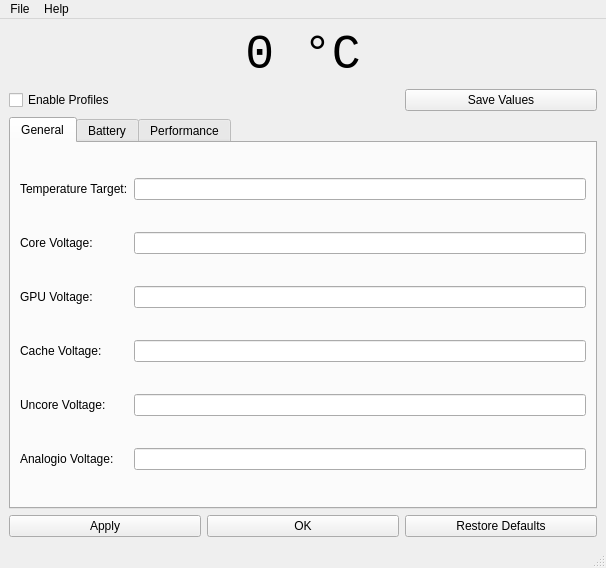
<?xml version="1.0" encoding="UTF-8"?>
<ui version="4.0">
 <class>MainWindow</class>
 <widget class="QMainWindow" name="MainWindow">
  <property name="geometry">
   <rect>
    <x>0</x>
    <y>0</y>
    <width>606</width>
    <height>568</height>
   </rect>
  </property>
  <property name="windowTitle">
   <string>Voltorb</string>
  </property>
  <widget class="QWidget" name="centralwidget">
   <layout class="QGridLayout" name="gridLayout">
    <item row="4" column="1">
     <widget class="QPushButton" name="btnOK">
      <property name="text">
       <string>OK</string>
      </property>
     </widget>
    </item>
    <item row="4" column="0">
     <widget class="QPushButton" name="btnApply">
      <property name="text">
       <string>Apply</string>
      </property>
     </widget>
    </item>
    <item row="1" column="0">
     <widget class="QCheckBox" name="checkBoxProfile">
      <property name="text">
       <string>Enable Profiles</string>
      </property>
     </widget>
    </item>
    <item row="0" column="0" colspan="3">
     <widget class="QLabel" name="lblTemp">
      <property name="font">
       <font>
        <family>Monospace</family>
        <pointsize>36</pointsize>
       </font>
      </property>
      <property name="text">
       <string>0 °C</string>
      </property>
      <property name="alignment">
       <set>Qt::AlignCenter</set>
      </property>
     </widget>
    </item>
    <item row="4" column="2">
     <widget class="QPushButton" name="btnReset">
      <property name="text">
       <string>Restore Defaults</string>
      </property>
     </widget>
    </item>
    <item row="3" column="0" colspan="3">
     <widget class="QTabWidget" name="tabWidget">
      <property name="enabled">
       <bool>true</bool>
      </property>
      <property name="currentIndex">
       <number>0</number>
      </property>
      <widget class="QWidget" name="tabGeneral">
       <attribute name="title">
        <string>General</string>
       </attribute>
       <layout class="QGridLayout" name="gridLayout_2">
        <item row="0" column="0">
         <widget class="QLabel" name="label">
          <property name="text">
           <string>Temperature Target:</string>
          </property>
         </widget>
        </item>
        <item row="0" column="1">
         <widget class="QLineEdit" name="txtTemp"/>
        </item>
        <item row="1" column="0">
         <widget class="QLabel" name="label_2">
          <property name="text">
           <string>Core Voltage:</string>
          </property>
         </widget>
        </item>
        <item row="1" column="1">
         <widget class="QLineEdit" name="txtCore"/>
        </item>
        <item row="2" column="0">
         <widget class="QLabel" name="label_3">
          <property name="text">
           <string>GPU Voltage:</string>
          </property>
         </widget>
        </item>
        <item row="2" column="1">
         <widget class="QLineEdit" name="txtGPU"/>
        </item>
        <item row="3" column="0">
         <widget class="QLabel" name="label_4">
          <property name="text">
           <string>Cache Voltage:</string>
          </property>
         </widget>
        </item>
        <item row="3" column="1">
         <widget class="QLineEdit" name="txtCache"/>
        </item>
        <item row="4" column="0">
         <widget class="QLabel" name="label_5">
          <property name="text">
           <string>Uncore Voltage:</string>
          </property>
         </widget>
        </item>
        <item row="4" column="1">
         <widget class="QLineEdit" name="txtUncore"/>
        </item>
        <item row="5" column="0">
         <widget class="QLabel" name="label_6">
          <property name="text">
           <string>Analogio Voltage:</string>
          </property>
         </widget>
        </item>
        <item row="5" column="1">
         <widget class="QLineEdit" name="txtAna"/>
        </item>
       </layout>
      </widget>
      <widget class="QWidget" name="tabBattery">
       <attribute name="title">
        <string>Battery</string>
       </attribute>
       <layout class="QGridLayout" name="gridLayout_4">
        <item row="0" column="0">
         <widget class="QLabel" name="label_7">
          <property name="text">
           <string>Temperature Target:</string>
          </property>
         </widget>
        </item>
        <item row="0" column="1">
         <widget class="QLineEdit" name="txtTemp_2"/>
        </item>
        <item row="1" column="0">
         <widget class="QLabel" name="label_9">
          <property name="text">
           <string>Core Voltage:</string>
          </property>
         </widget>
        </item>
        <item row="1" column="1">
         <widget class="QLineEdit" name="txtCore_2"/>
        </item>
        <item row="2" column="0">
         <widget class="QLabel" name="label_11">
          <property name="text">
           <string>GPU Voltage:</string>
          </property>
         </widget>
        </item>
        <item row="2" column="1">
         <widget class="QLineEdit" name="txtGPU_2"/>
        </item>
        <item row="3" column="0">
         <widget class="QLabel" name="label_13">
          <property name="text">
           <string>Cache Voltage:</string>
          </property>
         </widget>
        </item>
        <item row="3" column="1">
         <widget class="QLineEdit" name="txtCache_2"/>
        </item>
        <item row="4" column="0">
         <widget class="QLabel" name="label_15">
          <property name="text">
           <string>Uncore Voltage:</string>
          </property>
         </widget>
        </item>
        <item row="4" column="1">
         <widget class="QLineEdit" name="txtUncore_2"/>
        </item>
        <item row="5" column="0">
         <widget class="QLabel" name="label_17">
          <property name="text">
           <string>Analogio Voltage:</string>
          </property>
         </widget>
        </item>
        <item row="5" column="1">
         <widget class="QLineEdit" name="txtAna_2"/>
        </item>
       </layout>
      </widget>
      <widget class="QWidget" name="tabPerf">
       <attribute name="title">
        <string>Performance</string>
       </attribute>
       <layout class="QGridLayout" name="gridLayout_3">
        <item row="0" column="0">
         <widget class="QLabel" name="label_8">
          <property name="text">
           <string>Temperature Target:</string>
          </property>
         </widget>
        </item>
        <item row="0" column="1">
         <widget class="QLineEdit" name="txtTemp_3"/>
        </item>
        <item row="1" column="0">
         <widget class="QLabel" name="label_10">
          <property name="text">
           <string>Core Voltage:</string>
          </property>
         </widget>
        </item>
        <item row="1" column="1">
         <widget class="QLineEdit" name="txtCore_3"/>
        </item>
        <item row="2" column="0">
         <widget class="QLabel" name="label_12">
          <property name="text">
           <string>GPU Voltage:</string>
          </property>
         </widget>
        </item>
        <item row="2" column="1">
         <widget class="QLineEdit" name="txtGPU_3"/>
        </item>
        <item row="3" column="0">
         <widget class="QLabel" name="label_14">
          <property name="text">
           <string>Cache Voltage:</string>
          </property>
         </widget>
        </item>
        <item row="3" column="1">
         <widget class="QLineEdit" name="txtCache_3"/>
        </item>
        <item row="4" column="0">
         <widget class="QLabel" name="label_16">
          <property name="text">
           <string>Uncore Voltage:</string>
          </property>
         </widget>
        </item>
        <item row="4" column="1">
         <widget class="QLineEdit" name="txtUncore_3"/>
        </item>
        <item row="5" column="0">
         <widget class="QLabel" name="label_18">
          <property name="text">
           <string>Analogio Voltage:</string>
          </property>
         </widget>
        </item>
        <item row="5" column="1">
         <widget class="QLineEdit" name="txtAna_3"/>
        </item>
       </layout>
      </widget>
     </widget>
    </item>
    <item row="1" column="2">
     <widget class="QPushButton" name="btnSave">
      <property name="text">
       <string>Save Values</string>
      </property>
     </widget>
    </item>
   </layout>
  </widget>
  <widget class="QMenuBar" name="menubar">
   <property name="geometry">
    <rect>
     <x>0</x>
     <y>0</y>
     <width>606</width>
     <height>30</height>
    </rect>
   </property>
   <widget class="QMenu" name="menuHelp">
    <property name="title">
     <string>Help</string>
    </property>
    <addaction name="actionAbout"/>
   </widget>
   <widget class="QMenu" name="menuFile">
    <property name="title">
     <string>File</string>
    </property>
    <addaction name="actionRefresh"/>
    <addaction name="separator"/>
    <addaction name="actionExit"/>
   </widget>
   <addaction name="menuFile"/>
   <addaction name="menuHelp"/>
  </widget>
  <widget class="QStatusBar" name="statusbar"/>
  <action name="actionAbout">
   <property name="text">
    <string>About</string>
   </property>
  </action>
  <action name="actionStart_Stress_Test">
   <property name="text">
    <string>Start Stress Test</string>
   </property>
  </action>
  <action name="actionRefresh">
   <property name="text">
    <string>Refresh</string>
   </property>
  </action>
  <action name="actionExit">
   <property name="text">
    <string>Exit</string>
   </property>
  </action>
  <action name="actionStop_Stress_Test">
   <property name="enabled">
    <bool>false</bool>
   </property>
   <property name="text">
    <string>Stop Stress Test</string>
   </property>
  </action>
 </widget>
 <resources/>
 <connections/>
</ui>
